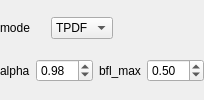
                <widget class="QWidget" name="hydroSepTab">
                 <layout class="QVBoxLayout" name="verticalLayout_12">
                  <property name="leftMargin">
                   <number>0</number>
                  </property>
                  <property name="topMargin">
                   <number>3</number>
                  </property>
                  <property name="rightMargin">
                   <number>0</number>
                  </property>
                  <property name="bottomMargin">
                   <number>3</number>
                  </property>
                  <item>
                   <layout class="QHBoxLayout" name="horizontalLayout_20" stretch="1,1,2">
                    <item>
                     <widget class="QLabel" name="label_33">
                      <property name="text">
                       <string>mode</string>
                      </property>
                     </widget>
                    </item>
                    <item>
                     <widget class="QComboBox" name="hydrosepMode">
                      <property name="toolTip">
                       <string>the method for hydrograph separation
 TPDF: Two Parameter Digital Filter
 SPDF: Single Parameter Digital Filter</string>
                      </property>
                      <item>
                       <property name="text">
                        <string>TPDF</string>
                       </property>
                      </item>
                      <item>
                       <property name="text">
                        <string>SPDF</string>
                       </property>
                      </item>
                     </widget>
                    </item>
                    <item>
                     <spacer name="horizontalSpacer_4">
                      <property name="orientation">
                       <enum>Qt::Horizontal</enum>
                      </property>
                      <property name="sizeHint" stdset="0">
                       <size>
                        <width>40</width>
                        <height>20</height>
                       </size>
                      </property>
                     </spacer>
                    </item>
                   </layout>
                  </item>
                  <item>
                   <layout class="QHBoxLayout" name="horizontalLayout_21">
                    <item>
                     <widget class="QLabel" name="label_35">
                      <property name="text">
                       <string>alpha</string>
                      </property>
                     </widget>
                    </item>
                    <item>
                     <widget class="QDoubleSpinBox" name="hydrosepAlpha">
                      <property name="singleStep">
                       <double>0.010000000000000</double>
                      </property>
                      <property name="value">
                       <double>0.980000000000000</double>
                      </property>
                     </widget>
                    </item>
                    <item>
                     <widget class="QLabel" name="label_34">
                      <property name="text">
                       <string>bfl_max</string>
                      </property>
                     </widget>
                    </item>
                    <item>
                     <widget class="QDoubleSpinBox" name="hydrosepBfl">
                      <property name="singleStep">
                       <double>0.010000000000000</double>
                      </property>
                      <property name="value">
                       <double>0.500000000000000</double>
                      </property>
                     </widget>
                    </item>
                   </layout>
                  </item>
                 </layout>
                </widget>
